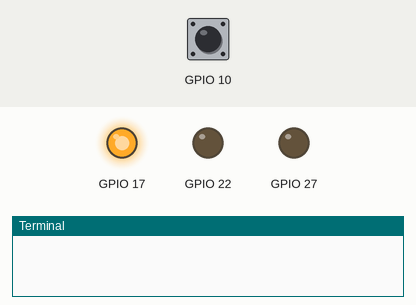
The program below on a simulated Raspberry Pi (BCM pin numbers). Shown: output pins drawn as LEDs (lit = HIGH), the last lines printed to the terminal. The test bench sets the inputs (shaded band); at power-on: GPIO 10 HIGH. Random numbers come from a fixed seed; the interpreter's speed is modelled, so counts of loop turns are approximate. At 7.6 s the program stops and its outputs stay as they are.

Above: at 0.1 s.
At 5.0 s:
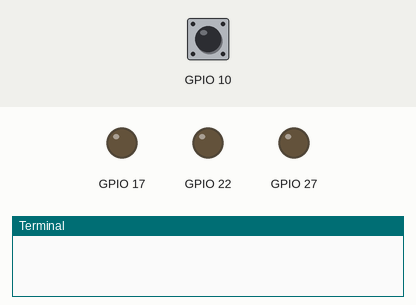
5.1 s: GPIO 10 pulsed LOW 2 times (0.12 s each, 0.3 s apart)
At 6.2 s:
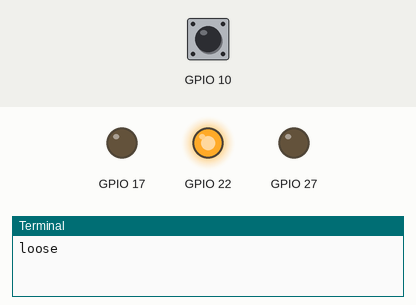
Timing chart, 0 to 9.1 s (numbered marks = the images above; inputs shaded):
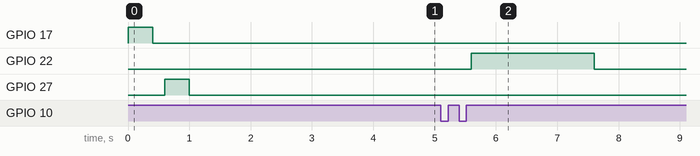

The program:

game.py
```python
import random
import time as t

import RPi.GPIO as g

g.setmode(g.BCM)
g.setwarnings(False)


g.setup(17, g.OUT)
g.setup(27, g.OUT)
g.setup(10, g.IN)
g.setup(22, g.OUT)

g.output(17, g.LOW)
g.output(22, g.LOW)
g.output(27, g.LOW)


game = []
x = random.randint(2, 4)

while len(game) < x:
    game.append(random.randint(0, 1))


def play_lights(g2):
    c = 0
    light_off()
    while c < len(g2):
        if g2[c] == 1:
            light_red_on()
        else:
            light_blue_on()
        c = c + 1
        t.sleep(0.4)
        light_off()
        t.sleep(0.2)


def light_red_on():
    g.output(27, g.HIGH)
    g.output(17, g.LOW)


def light_blue_on():
    g.output(27, g.LOW)
    g.output(17, g.HIGH)


def light_off():
    g.output(27, g.LOW)
    g.output(17, g.LOW)


play_lights(game)


def test():
    y = 0
    z = 0
    user = -1
    while y < 1:
        while g.input(10) == 0:
            z = z + 0.1
            t.sleep(0.1)

            if z <= 0.5:
                user = 0
                # print(z)
                y = y + 1
            else:
                if z > 0.5:
                    user = 1
                    # print(z)
                    y = y + 1
    return user


userInput = []

d = 0

while d < len(game):
    userInput.append(test())
    d = d + 1


def play(f1):
    g.output(22, g.HIGH)
    t.sleep(f1)
    g.output(22, g.LOW)


if game == userInput:
    print("won")

    for i in range(1, 6):
        play(i * 0.1)
        t.sleep(i * 0.1)

else:
    print("loose")
    play(2)


g.cleanup()
```

Measured:
- after the input at 5.1 s, GPIO 22: LOW → HIGH after 0.50 s, → LOW 2.0 s later
